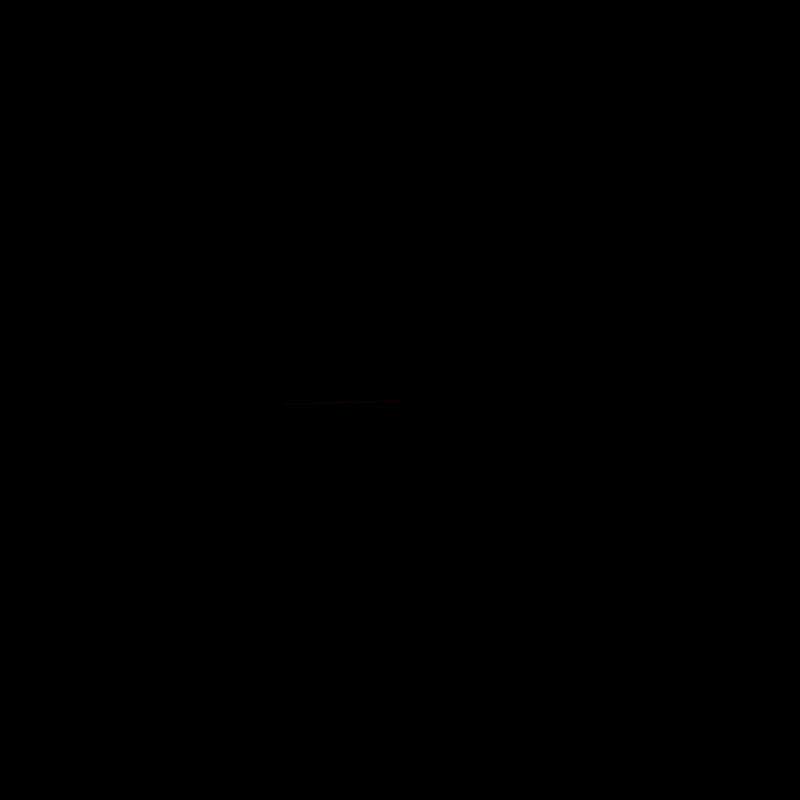
Frame 1 (no input)
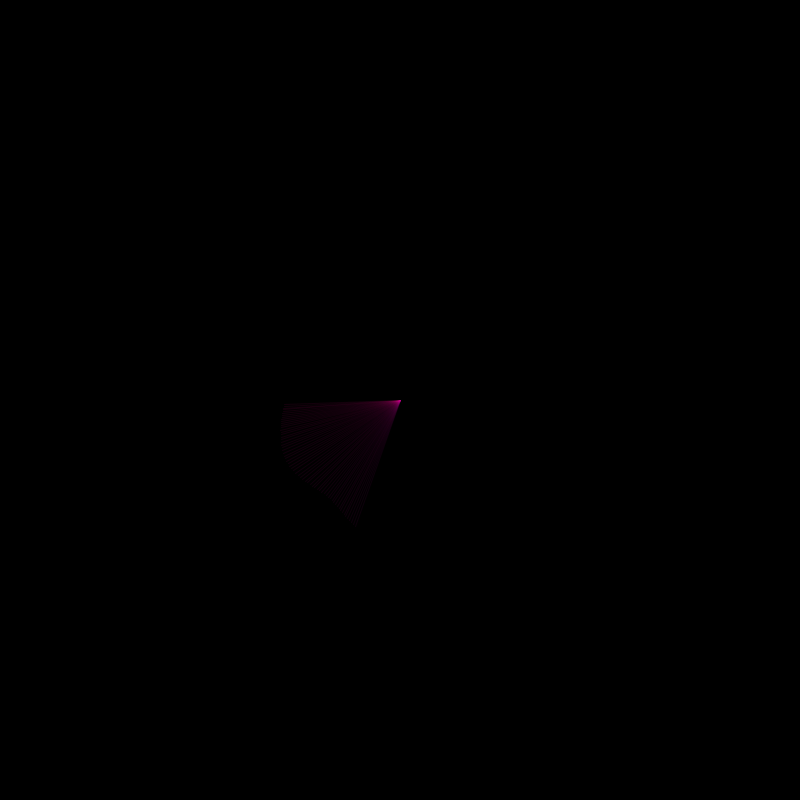
Frame 60 (the mouse pressed at the canvas centre just before this capture)
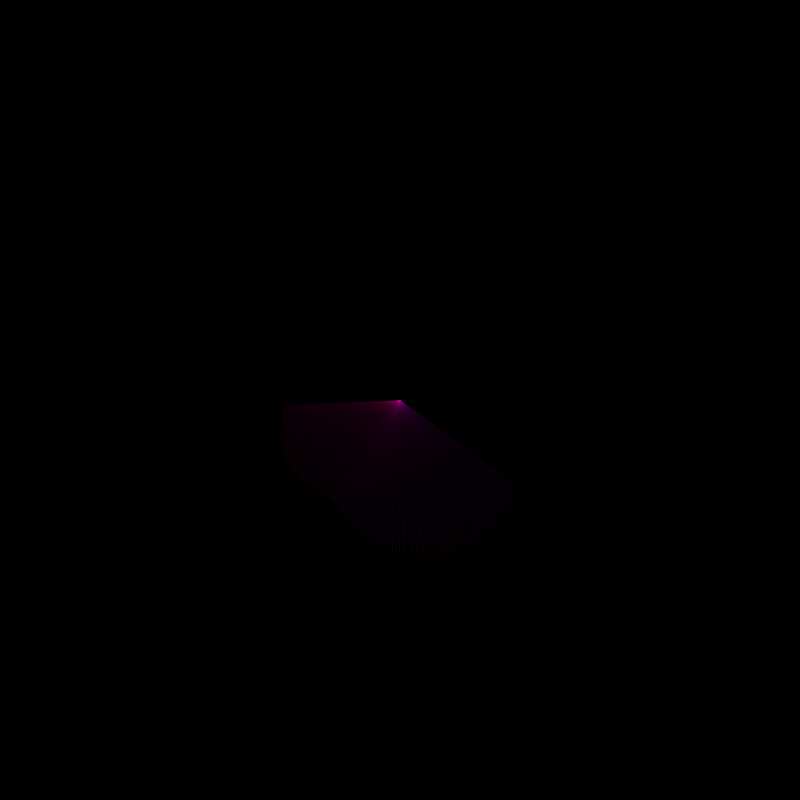
Frame 120 (the mouse held since frame 60 and released just before this capture)

The Processing sketch that drew these frames (run headless with seeded random() and noise(); from frame 60 on, the mouse is pressed at the canvas centre):

// Processing sketch: processing_121387
// ── processing_121387.pde

float _angnoise, _radiusnoise;
float _xnoise, _ynoise;
float _angle = -PI/2;
float _radius;
float _strokeCol = random(220,254);
int _strokeChange = -1;
void setup() {
  size(800, 800);
  smooth();
  frameRate(800);
  background(0);
  noFill();
  _angnoise = random(10);
  _radiusnoise = random(10);
  _xnoise = random(10);
  _ynoise = random(10);
}
void draw() {
  _radiusnoise += 0.005;
  _radius = (noise(_radiusnoise) * 550) +1;
  _angnoise += 0.005;
  _angle += (noise(_angnoise) * 6) - 3;
  if (_angle > 360) { _angle -= 360; }
  if (_angle < 0) { _angle += 360; }
  _xnoise += 0.01;
  _ynoise += 0.01;
  float centerx = width/2 /*+ (noise(_xnoise) * 100) - 50*/;
  float centery = height/2 /*+ (noise(_ynoise) * 100) - 50*/;
float rad = radians(_angle);
float x1 = centerx + (_radius * cos(rad)) ;
float y1 = centery + (_radius * sin(rad)) ; 
float opprad = rad + PI;
     float x2 = centerx + (_radius * cos(opprad));
     float y2 = centery + (_radius * sin(opprad));
     _strokeCol += _strokeChange;
     if (_strokeCol > 254) { _strokeChange = -1; }
     if (_strokeCol < 0) { _strokeChange = 1; }
     stroke(_strokeCol,-1*_strokeCol,140, 20);
     strokeWeight(1);
     line( centerx, centery, x2, y2);
}
